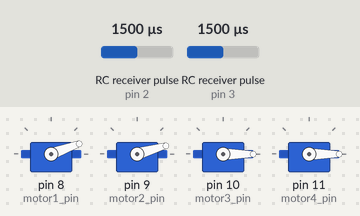
This sketch was run on a simulated Arduino Uno, built with avr-gcc and run on an emulated ATmega328P. Shown: 4 × servo. Wiring (inferred from the names in the program): 2 × RC receiver channel: data pin 2 / data pin 3. Inputs (shaded band) come from the test bench; at power-on: RC receiver pulse (sensors on pin 2, pin 3) 1500 µs.

Above: at 1.2 s.
1.3 s: RC receiver pulse (sensor on pin 2) set to 1750 µs
At 1.65 s:
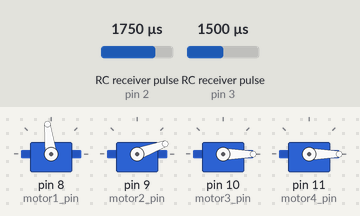
4.3 s: RC receiver pulse (sensor on pin 3) set to 1750 µs
At 4.65 s:
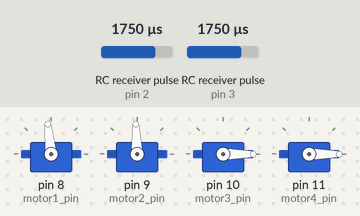
7.3 s: RC receiver pulse (sensor on pin 2) set to 1020 µs
At 7.99 s:
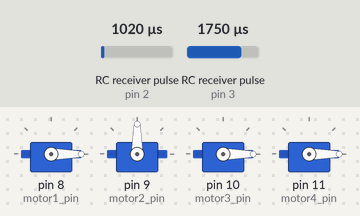
10.3 s: RC receiver pulse (sensor on pin 3) set to 1500 µs
13.3 s: RC receiver pulse (sensor on pin 2) set to 1500 µs
At 15.57 s:
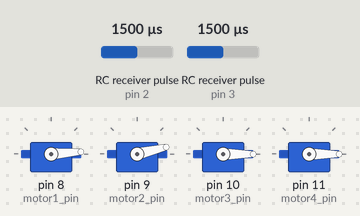
16.3 s: RC receiver pulse (sensor on pin 3) set to 1980 µs
Timing chart, 0 to 25.0 s (numbered marks = the images above; inputs shaded):
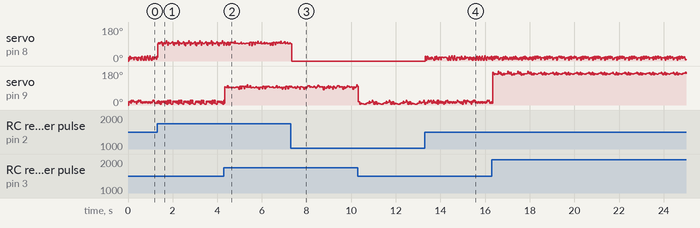

The sketch:

motortest.ino
```cpp
#include<Servo.h>

#define motor1_pin 8
#define motor2_pin 9
#define motor3_pin 10
#define motor4_pin 11

//Receiver Pins
#define rx_roll_pin 2
#define rx_pitch_pin 3
#define rx_throttle_pin 18
#define rx_yaw_pin 19

Servo motor1, motor2, motor3, motor4;
int value;
/*
Channel1:Roll:
max:1900
min:1110
Mid Value:1500

Channel2:Pitch
max:1780
min:1110
Mid Value:1440

Channel3:Throttle
max:1850
min:1180

Channel4:yaw
1900
1100
Mid Value:1490


INPUT:
rx_throttle,rx_pitch,rx_yaw,rx_roll
channel3,channel2,channel4,channel1

channel1=>rx_roll    =>2
channel2=>rx_pitch   =>3
channel3=>rx_throttle=>18
channel4=>rx_yaw     =>19

motor1 =>8
motor2 =>9
motor3 =>10
motor4 =>11

pwm output to motors: from 700us to 2000us
*/
volatile int rx_roll,rx_pitch,rx_throttle,rx_yaw; // volatile, we set this in the Interrupt and read it in loop so it must be declared volatile
volatile unsigned long roll_start,pitch_start,yaw_start,throttle_start; // set in the interrupt
int throttle,yaw,pitch,roll;
void setup()
{
  rcinitialize();
  Serial.begin(9600);


  motor1.attach(motor1_pin);
  motor2.attach(motor2_pin);
  motor3.attach(motor3_pin);
  motor4.attach(motor4_pin);//  attached to pin 9 I just do this with 1 Servo

  //attachInterrupt(digitalPinToInterrupt(pin), ISR, mode);

}
void loop()
{
 // value = map(nThrottleIn, 1200, 1850, 700, 2000);
 throttle=map(rx_throttle,1150,1800,700,2000);
 pitch=map(rx_pitch,1500,1900,700,2000);
 roll=map(rx_roll,1500,1900,700,2000);
 yaw=map(rx_yaw,1500,1900,700,2000);

  motor1.writeMicroseconds(roll);
  motor2.writeMicroseconds(pitch);
  motor3.writeMicroseconds(throttle);
  motor4.writeMicroseconds(yaw);
}


void rcinitialize()
{
  attachInterrupt(digitalPinToInterrupt(rx_roll_pin),rollinput,CHANGE);
  attachInterrupt(digitalPinToInterrupt(rx_throttle_pin),throttleinput,CHANGE);
  attachInterrupt(digitalPinToInterrupt(rx_yaw_pin),yawinput,CHANGE);
  attachInterrupt(digitalPinToInterrupt(rx_pitch_pin),pitchinput,CHANGE);
}
void rollinput()
{
  // if the pin is high, its the start of an interrupt
  if(digitalRead(rx_roll_pin) == HIGH)
    roll_start = micros();
  else
    if(roll_start)
    {
      rx_roll = (int)(micros() - roll_start);
      roll_start = 0;
    }
}
void throttleinput()
{
  // if the pin is high, its the start of an interrupt
  if(digitalRead(rx_throttle_pin) == HIGH)
    throttle_start = micros();
  else
    if(throttle_start)
    {
      rx_throttle = (int)(micros() - throttle_start);
      throttle_start = 0;
    }
}
void pitchinput()
{
  // if the pin is high, its the start of an interrupt
  if(digitalRead(rx_pitch_pin) == HIGH)
    pitch_start = micros();
  else
    if(pitch_start)
    {
      rx_pitch = (int)(micros() - pitch_start);
      pitch_start = 0;
    }
}
void yawinput()
{
  // if the pin is high, its the start of an interrupt
  if(digitalRead(rx_yaw_pin) == HIGH)
    yaw_start = micros();
  else
    if(yaw_start)
    {
      rx_yaw = (int)(micros() - yaw_start);
      yaw_start = 0;
    }
}
```
